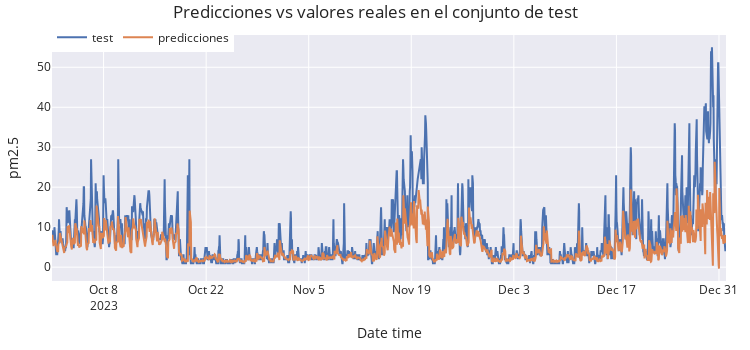

Write notebook code for a chart like this one.
### Code cell
# Gráfico de las predicciones vs valores reales en el conjunto de test
# ==============================================================================
fig = go.Figure()
trace1 = go.Scatter(x=data_test.index, y=data_test['pm2.5'], name="test", mode="lines")
trace2 = go.Scatter(x=predictions.index, y=predictions['pm2.5'], name="predicciones", mode="lines")
fig.add_trace(trace1)
fig.add_trace(trace2)
fig.update_layout(
    title="Predicciones vs valores reales en el conjunto de test",
    xaxis_title="Date time",
    yaxis_title="pm2.5",
    width=750,
    height=350,
    margin=dict(l=20, r=20, t=35, b=20),
    legend=dict(
        orientation="h",
        yanchor="top",
        y=1.05,
        xanchor="left",
        x=0
    )
)
fig.show()

### Figure 1 — Plotly figure (JSON) as saved in the notebook; plotly's stock layout.template omitted (floating-point values rounded to 4 significant figures; data arrays with more than 128 entries replaced by an {"elided": "..."} marker saying what was removed)
{"data": [{"mode": "lines", "name": "test", "type": "scatter", "x": {"elided": "2209 str values"}, "y": {"elided": "2209 float values"}}, {"mode": "lines", "name": "predicciones", "type": "scatter", "x": {"elided": "2208 str values"}, "y": {"elided": "2208 float values"}}], "layout": {"height": 350, "legend": {"orientation": "h", "x": 0, "xanchor": "left", "y": 1.05, "yanchor": "top"}, "margin": {"b": 20, "l": 20, "r": 20, "t": 35}, "title": {"text": "Predicciones vs valores reales en el conjunto de test"}, "width": 750, "xaxis": {"title": {"text": "Date time"}}, "yaxis": {"title": {"text": "pm2.5"}}}}
